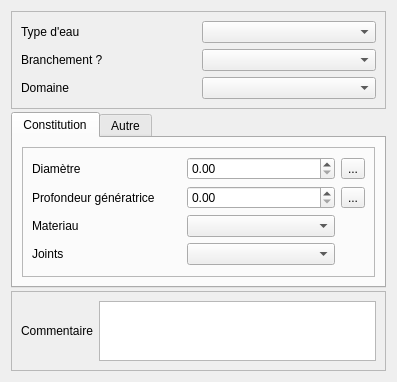
<?xml version="1.0" encoding="UTF-8"?>
<ui version="4.0">
 <class>Form</class>
 <widget class="QWidget" name="Form">
  <property name="geometry">
   <rect>
    <x>0</x>
    <y>0</y>
    <width>397</width>
    <height>381</height>
   </rect>
  </property>
  <property name="windowTitle">
   <string>Form</string>
  </property>
  <layout class="QVBoxLayout" name="verticalLayout" stretch="1,0,10,0">
   <property name="spacing">
    <number>3</number>
   </property>
   <item>
    <widget class="QFrame" name="frame_5">
     <property name="frameShape">
      <enum>QFrame::StyledPanel</enum>
     </property>
     <property name="frameShadow">
      <enum>QFrame::Raised</enum>
     </property>
     <layout class="QGridLayout" name="gridLayout_5">
      <item row="1" column="0">
       <widget class="QLabel" name="label_9">
        <property name="text">
         <string>Branchement ?</string>
        </property>
        <property name="wordWrap">
         <bool>true</bool>
        </property>
       </widget>
      </item>
      <item row="1" column="1">
       <widget class="QComboBox" name="comboBox_branchement"/>
      </item>
      <item row="2" column="1">
       <widget class="QComboBox" name="comboBox_domaine"/>
      </item>
      <item row="2" column="0">
       <widget class="QLabel" name="label">
        <property name="text">
         <string>Domaine</string>
        </property>
        <property name="wordWrap">
         <bool>true</bool>
        </property>
       </widget>
      </item>
      <item row="0" column="0">
       <widget class="QLabel" name="label_11">
        <property name="text">
         <string>Type d'eau</string>
        </property>
        <property name="wordWrap">
         <bool>true</bool>
        </property>
       </widget>
      </item>
      <item row="0" column="1">
       <widget class="QComboBox" name="comboBox_typeeau"/>
      </item>
     </layout>
    </widget>
   </item>
   <item>
    <widget class="QTabWidget" name="tabWidget">
     <property name="currentIndex">
      <number>0</number>
     </property>
     <widget class="QWidget" name="tab">
      <attribute name="title">
       <string>Constitution</string>
      </attribute>
      <layout class="QVBoxLayout" name="verticalLayout_2">
       <item>
        <widget class="QFrame" name="frame">
         <property name="frameShape">
          <enum>QFrame::StyledPanel</enum>
         </property>
         <property name="frameShadow">
          <enum>QFrame::Raised</enum>
         </property>
         <layout class="QGridLayout" name="gridLayout_2">
          <item row="0" column="2">
           <widget class="QToolButton" name="toolButton_diametre">
            <property name="text">
             <string>...</string>
            </property>
           </widget>
          </item>
          <item row="1" column="0">
           <widget class="QLabel" name="label_10">
            <property name="text">
             <string>Profondeur génératrice</string>
            </property>
            <property name="wordWrap">
             <bool>true</bool>
            </property>
           </widget>
          </item>
          <item row="0" column="0">
           <widget class="QLabel" name="label_2">
            <property name="text">
             <string>Diamètre</string>
            </property>
            <property name="wordWrap">
             <bool>true</bool>
            </property>
           </widget>
          </item>
          <item row="2" column="0">
           <widget class="QLabel" name="label_3">
            <property name="text">
             <string>Materiau</string>
            </property>
            <property name="wordWrap">
             <bool>true</bool>
            </property>
           </widget>
          </item>
          <item row="2" column="1">
           <widget class="QComboBox" name="comboBox_materiau"/>
          </item>
          <item row="4" column="1">
           <spacer name="verticalSpacer_2">
            <property name="orientation">
             <enum>Qt::Vertical</enum>
            </property>
            <property name="sizeHint" stdset="0">
             <size>
              <width>20</width>
              <height>40</height>
             </size>
            </property>
           </spacer>
          </item>
          <item row="0" column="1">
           <widget class="QDoubleSpinBox" name="doubleSpinBox_diametre"/>
          </item>
          <item row="1" column="1">
           <widget class="QDoubleSpinBox" name="doubleSpinBox_gene"/>
          </item>
          <item row="1" column="2">
           <widget class="QToolButton" name="toolButton_gene">
            <property name="text">
             <string>...</string>
            </property>
           </widget>
          </item>
          <item row="3" column="0">
           <widget class="QLabel" name="label_6">
            <property name="text">
             <string>Joints</string>
            </property>
            <property name="wordWrap">
             <bool>true</bool>
            </property>
           </widget>
          </item>
          <item row="3" column="1">
           <widget class="QComboBox" name="comboBox_joint"/>
          </item>
         </layout>
        </widget>
       </item>
      </layout>
     </widget>
     <widget class="QWidget" name="tab_2">
      <attribute name="title">
       <string>Autre</string>
      </attribute>
      <layout class="QGridLayout" name="gridLayout_3">
       <item row="2" column="1">
        <widget class="QComboBox" name="comboBox_fonctioncan"/>
       </item>
       <item row="1" column="1">
        <widget class="QComboBox" name="comboBox_modecircu"/>
       </item>
       <item row="0" column="0">
        <widget class="QLabel" name="label_4">
         <property name="text">
          <string>Protection cathodique</string>
         </property>
         <property name="wordWrap">
          <bool>true</bool>
         </property>
        </widget>
       </item>
       <item row="0" column="1">
        <widget class="QComboBox" name="comboBox_protectioncatho"/>
       </item>
       <item row="1" column="0">
        <widget class="QLabel" name="label_5">
         <property name="text">
          <string>Mode de circulation</string>
         </property>
         <property name="wordWrap">
          <bool>true</bool>
         </property>
        </widget>
       </item>
       <item row="4" column="1">
        <spacer name="verticalSpacer_3">
         <property name="orientation">
          <enum>Qt::Vertical</enum>
         </property>
         <property name="sizeHint" stdset="0">
          <size>
           <width>20</width>
           <height>40</height>
          </size>
         </property>
        </spacer>
       </item>
       <item row="2" column="0">
        <widget class="QLabel" name="label_7">
         <property name="text">
          <string>Fonction de la canalisation</string>
         </property>
         <property name="wordWrap">
          <bool>true</bool>
         </property>
        </widget>
       </item>
      </layout>
     </widget>
    </widget>
   </item>
   <item>
    <spacer name="verticalSpacer">
     <property name="orientation">
      <enum>Qt::Vertical</enum>
     </property>
     <property name="sizeHint" stdset="0">
      <size>
       <width>20</width>
       <height>40</height>
      </size>
     </property>
    </spacer>
   </item>
   <item>
    <widget class="QFrame" name="frame_2">
     <property name="frameShape">
      <enum>QFrame::StyledPanel</enum>
     </property>
     <property name="frameShadow">
      <enum>QFrame::Raised</enum>
     </property>
     <layout class="QGridLayout" name="gridLayout">
      <item row="0" column="0">
       <widget class="QLabel" name="label_15">
        <property name="text">
         <string>Commentaire</string>
        </property>
        <property name="wordWrap">
         <bool>true</bool>
        </property>
       </widget>
      </item>
      <item row="0" column="1">
       <widget class="QTextBrowser" name="textBrowser_commentaire">
        <property name="maximumSize">
         <size>
          <width>16777215</width>
          <height>60</height>
         </size>
        </property>
        <property name="readOnly">
         <bool>false</bool>
        </property>
       </widget>
      </item>
     </layout>
    </widget>
   </item>
  </layout>
 </widget>
 <resources>
  <include location="../../resources.qrc"/>
 </resources>
 <connections/>
</ui>
